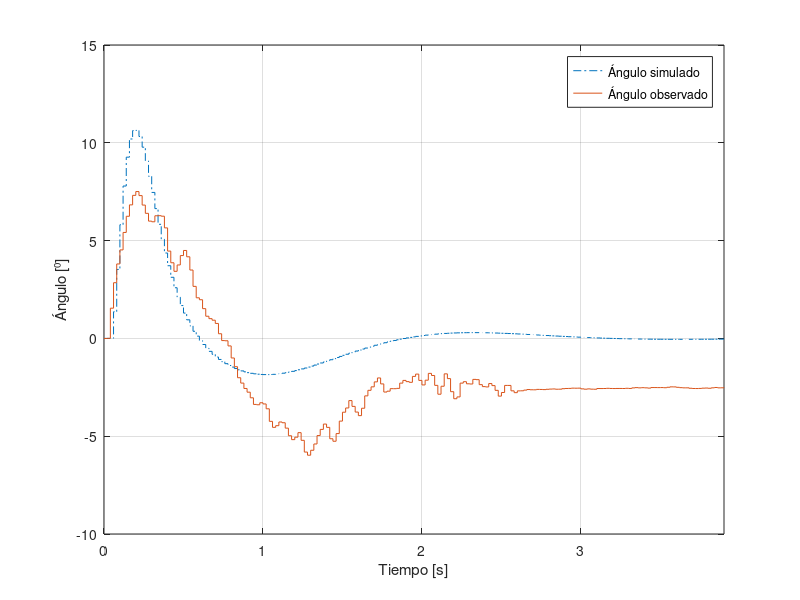
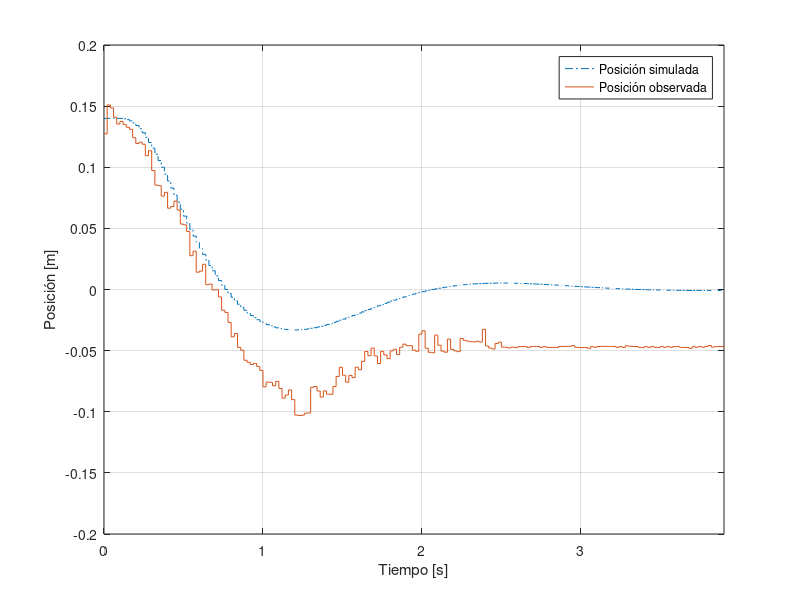
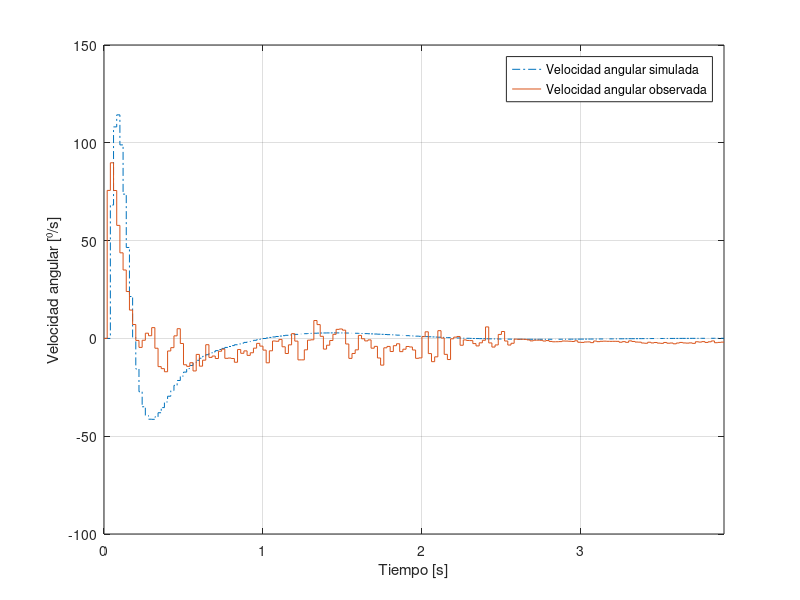
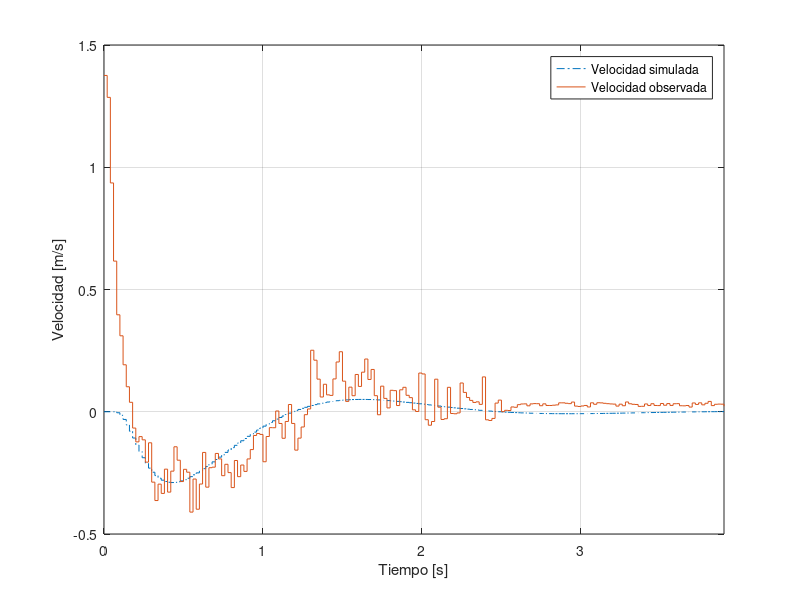

The MATLAB source for these figures, in order:
clear all; close all; clc;

A = [0 1 0 0; -137.6 -21.4 0 0; 0 0 0 1; -0.15 0 0 -1.75];
B = [0; 53.64; 0; 0];
C = [1 0 0 0; 0 0 1 0];
D = 0;

Ts = 20e-3;
Ad = eye(4) + A*Ts;
Bd = B*Ts;
Cd = C;
Dd = D;

L = [ .6371 0.0; -3.4543 0.0; 0.0 1.0301; -0.003 11.1285 ];

polos_obs_d = eig(Ad - L*Cd)
polos_obs_c = log(polos_obs_d)/Ts

K = [0.2533,   -0.0121, -116.5175,  -30]

polos_cont_d = eig(Ad - Bd*K)
polos_cont_c = log(polos_cont_d)/Ts

G = ss(Ad, Bd, Cd, Dd, Ts);
C = reg(G, K, L);

Tcl = feedback(G, C, '+')
Tcl = ss(Tcl.A, Tcl.B, [Tcl.C; 0 1 0 0 0 0 0 0; 0 0 0 1 0 0 0 0], [Tcl.D; zeros(2, 1)], Ts)

data = dlmread('obs_ini_right.csv');

start = 1

theta = data(start:end, 1)
omega = data(start:end, 2)
pos = data(start:end, 3)
vel = data(start:end, 4)

t_max = Ts*(numel(theta)-1);

[y t] = initial(Tcl, [0 0 0.14 0 0 0 0 0], t_max);

figure; stairs(t, y(:, 1), '-.'); hold on;
stairs(t, theta);
xlabel('Tiempo [s]');
ylabel('Ángulo [⁰]');
xlim([0 t_max]);
legend('Ángulo simulado', 'Ángulo observado');
grid;
print -depsc ../informe/img/noff-theta.eps

figure; stairs(t, y(:, 2), '-.'); hold on;
stairs(t, pos);
xlabel('Tiempo [s]');
ylabel('Posición [m]');
xlim([0 t_max]);
legend('Posición simulada', 'Posición observada');
grid;
print -depsc ../informe/img/noff-pos.eps

figure; stairs(t, y(:, 3), '-.'); hold on;
stairs(t, omega);
xlabel('Tiempo [s]');
ylabel('Velocidad angular [⁰/s]');
xlim([0 t_max]);
legend('Velocidad angular simulada', 'Velocidad angular observada');
grid;
print -depsc ../informe/img/noff-omega.eps

figure; stairs(t, y(:, 4), '-.'); hold on;
stairs(t, vel);
xlabel('Tiempo [s]');
ylabel('Velocidad [m/s]');
xlim([0 t_max]);
legend('Velocidad simulada', 'Velocidad observada');
grid;
print -depsc ../informe/img/noff-vel.eps
